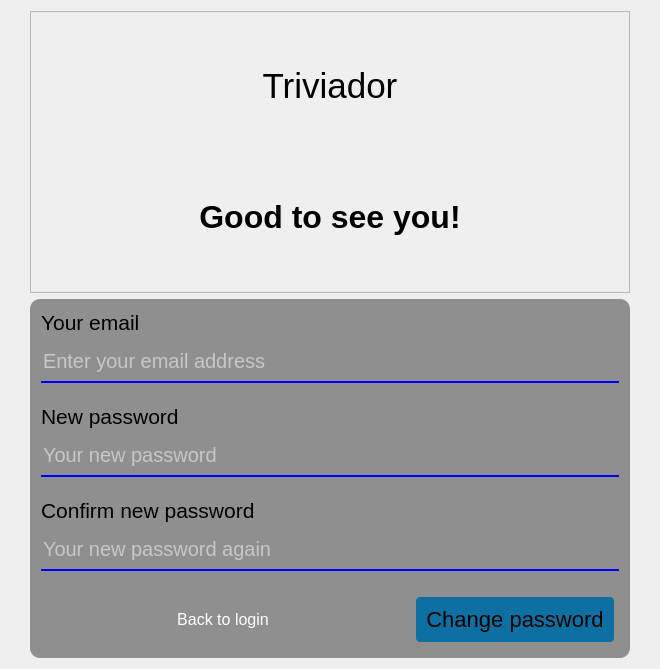
<?xml version="1.0" encoding="UTF-8"?>
<ui version="4.0">
 <class>ChangePasswordPageClass</class>
 <widget class="QWidget" name="ChangePasswordPageClass">
  <property name="geometry">
   <rect>
    <x>0</x>
    <y>0</y>
    <width>660</width>
    <height>669</height>
   </rect>
  </property>
  <property name="windowTitle">
   <string>ChangePasswordPage</string>
  </property>
  <layout class="QGridLayout" name="gridLayout_2">
   <item row="0" column="0">
    <widget class="QFrame" name="welcomeFrame">
     <property name="minimumSize">
      <size>
       <width>400</width>
       <height>0</height>
      </size>
     </property>
     <property name="maximumSize">
      <size>
       <width>600</width>
       <height>300</height>
      </size>
     </property>
     <property name="frameShape">
      <enum>QFrame::StyledPanel</enum>
     </property>
     <property name="frameShadow">
      <enum>QFrame::Raised</enum>
     </property>
     <layout class="QVBoxLayout" name="verticalLayout">
      <item>
       <widget class="QLabel" name="label_3">
        <property name="font">
         <font>
          <pointsize>26</pointsize>
         </font>
        </property>
        <property name="text">
         <string>Triviador</string>
        </property>
        <property name="alignment">
         <set>Qt::AlignCenter</set>
        </property>
       </widget>
      </item>
      <item>
       <widget class="QLabel" name="label_4">
        <property name="font">
         <font>
          <pointsize>28</pointsize>
         </font>
        </property>
        <property name="text">
         <string>&lt;!DOCTYPE HTML PUBLIC &quot;-//W3C//DTD HTML 4.0//EN&quot; &quot;http://www.w3.org/TR/REC-html40/strict.dtd&quot;&gt;
&lt;html&gt;&lt;head&gt;&lt;meta name=&quot;qrichtext&quot; content=&quot;1&quot; /&gt;&lt;meta charset=&quot;utf-8&quot; /&gt;&lt;style type=&quot;text/css&quot;&gt;
p, li { white-space: pre-wrap; }
hr { height: 1px; border-width: 0; }
li.unchecked::marker { content: &quot;\2610&quot;; }
li.checked::marker { content: &quot;\2612&quot;; }
&lt;/style&gt;&lt;/head&gt;&lt;body style=&quot; font-family:'Segoe UI'; font-size:28pt; font-weight:400; font-style:normal;&quot;&gt;
&lt;p style=&quot; margin-top:0px; margin-bottom:0px; margin-left:0px; margin-right:0px; -qt-block-indent:0; text-indent:0px;&quot;&gt;&lt;span style=&quot; font-size:24pt; font-weight:700;&quot;&gt;Good to see you!&lt;/span&gt;&lt;/p&gt;&lt;/body&gt;&lt;/html&gt;</string>
        </property>
        <property name="alignment">
         <set>Qt::AlignCenter</set>
        </property>
       </widget>
      </item>
     </layout>
    </widget>
   </item>
   <item row="1" column="0">
    <widget class="QFrame" name="changePasswordFrame">
     <property name="styleSheet">
      <string notr="true">#changePasswordFrame{
border-radius:10px ;
background-color: rgba(0,0,0,0.4);
}</string>
     </property>
     <property name="frameShape">
      <enum>QFrame::StyledPanel</enum>
     </property>
     <property name="frameShadow">
      <enum>QFrame::Raised</enum>
     </property>
     <layout class="QGridLayout" name="gridLayout">
      <item row="7" column="0" colspan="2">
       <widget class="QPushButton" name="back">
        <property name="cursor">
         <cursorShape>PointingHandCursor</cursorShape>
        </property>
        <property name="styleSheet">
         <string notr="true">.QPushButton {
 background-color: rgba(255, 255, 255,0);
  border: none;
  color: #fff;
  text-align: center;
 font-size: 16px;
}
.QPushButton:hover{
  background-color: rgba(255, 255, 255,0);
 color: #0e6fa2;
 font-size: 16px;
} </string>
        </property>
        <property name="text">
         <string>Back to login</string>
        </property>
       </widget>
      </item>
      <item row="2" column="0" colspan="2">
       <widget class="QLabel" name="label_11">
        <property name="font">
         <font>
          <pointsize>16</pointsize>
         </font>
        </property>
        <property name="text">
         <string>New password</string>
        </property>
       </widget>
      </item>
      <item row="7" column="2">
       <widget class="QPushButton" name="changePasswordPushButton">
        <property name="cursor">
         <cursorShape>PointingHandCursor</cursorShape>
        </property>
        <property name="styleSheet">
         <string notr="true">.QPushButton {
  border-radius: 4px;
  background-color: #0e6fa2;
  border: none;
  color: #000;
  text-align: center;
  font-size: 22px;
  padding: 10px;
  margin: 5px;
}
.QPushButton:hover{
  border-radius: 5px;
  background-color: #38afd1;
  margin: 3px;
  color:#FFF;
}</string>
        </property>
        <property name="text">
         <string>Change password</string>
        </property>
        <property name="iconSize">
         <size>
          <width>16</width>
          <height>16</height>
         </size>
        </property>
        <property name="default">
         <bool>false</bool>
        </property>
       </widget>
      </item>
      <item row="3" column="0" colspan="3">
       <widget class="QLineEdit" name="passwordLineEdit">
        <property name="toolTip">
         <string>&lt;html&gt;&lt;head/&gt;&lt;body&gt;&lt;p&gt;The password has to be at least 6 characters long, has to contain at least 1 lowercase letter, 1 uppercase letter, 1 number and 1 special character&lt;/p&gt;&lt;/body&gt;&lt;/html&gt;</string>
        </property>
        <property name="styleSheet">
         <string notr="true">height:40px;
color: #fff;
font-size:20px;
margin-bottom:15px;
background-color: rgba(1, 57, 44, 0);
border:none;
border-bottom: 2px solid blue;</string>
        </property>
        <property name="echoMode">
         <enum>QLineEdit::Password</enum>
        </property>
        <property name="placeholderText">
         <string>Your new password</string>
        </property>
       </widget>
      </item>
      <item row="1" column="0" colspan="3">
       <widget class="QLineEdit" name="lineEdit_username_6">
        <property name="styleSheet">
         <string notr="true">height:40px;
color: #fff;
font-size:20px;
margin-bottom:15px;
background-color: rgba(1, 57, 44, 0);
border:none;
border-bottom: 2px solid blue;</string>
        </property>
        <property name="placeholderText">
         <string>Enter your email address</string>
        </property>
       </widget>
      </item>
      <item row="6" column="0" colspan="3">
       <widget class="QLineEdit" name="passwordConfirmationLineEdit">
        <property name="styleSheet">
         <string notr="true">height:40px;
color: #fff;
font-size:20px;
margin-bottom:15px;
background-color: rgba(1, 57, 44, 0);
border:none;
border-bottom: 2px solid blue;</string>
        </property>
        <property name="echoMode">
         <enum>QLineEdit::Password</enum>
        </property>
        <property name="placeholderText">
         <string>Your new password again</string>
        </property>
       </widget>
      </item>
      <item row="4" column="0" rowspan="2" colspan="2">
       <widget class="QLabel" name="label_12">
        <property name="font">
         <font>
          <pointsize>16</pointsize>
         </font>
        </property>
        <property name="text">
         <string>Confirm new password</string>
        </property>
       </widget>
      </item>
      <item row="0" column="0" colspan="2">
       <widget class="QLabel" name="label_13">
        <property name="font">
         <font>
          <pointsize>16</pointsize>
         </font>
        </property>
        <property name="text">
         <string>Your email</string>
        </property>
       </widget>
      </item>
     </layout>
    </widget>
   </item>
  </layout>
 </widget>
 <layoutdefault spacing="6" margin="11"/>
 <resources/>
 <connections/>
</ui>
